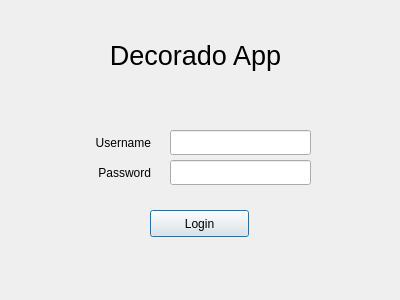
<?xml version="1.0" encoding="UTF-8"?>
<ui version="4.0">
 <class>LoginDialog</class>
 <widget class="QDialog" name="LoginDialog">
  <property name="geometry">
   <rect>
    <x>0</x>
    <y>0</y>
    <width>400</width>
    <height>300</height>
   </rect>
  </property>
  <property name="minimumSize">
   <size>
    <width>400</width>
    <height>300</height>
   </size>
  </property>
  <property name="maximumSize">
   <size>
    <width>400</width>
    <height>300</height>
   </size>
  </property>
  <property name="windowTitle">
   <string>Dialog</string>
  </property>
  <property name="modal">
   <bool>true</bool>
  </property>
  <widget class="QLineEdit" name="le_password">
   <property name="geometry">
    <rect>
     <x>170</x>
     <y>160</y>
     <width>141</width>
     <height>25</height>
    </rect>
   </property>
   <property name="echoMode">
    <enum>QLineEdit::Password</enum>
   </property>
  </widget>
  <widget class="QPushButton" name="btn_login">
   <property name="geometry">
    <rect>
     <x>150</x>
     <y>210</y>
     <width>99</width>
     <height>27</height>
    </rect>
   </property>
   <property name="text">
    <string>Login</string>
   </property>
   <property name="shortcut">
    <string>Return</string>
   </property>
   <property name="default">
    <bool>true</bool>
   </property>
  </widget>
  <widget class="QLabel" name="lb_username">
   <property name="geometry">
    <rect>
     <x>50</x>
     <y>130</y>
     <width>101</width>
     <height>25</height>
    </rect>
   </property>
   <property name="text">
    <string>Username</string>
   </property>
   <property name="alignment">
    <set>Qt::AlignRight|Qt::AlignTrailing|Qt::AlignVCenter</set>
   </property>
   <property name="buddy">
    <cstring>le_username</cstring>
   </property>
  </widget>
  <widget class="QLabel" name="lb_password">
   <property name="geometry">
    <rect>
     <x>50</x>
     <y>160</y>
     <width>101</width>
     <height>25</height>
    </rect>
   </property>
   <property name="text">
    <string>Password</string>
   </property>
   <property name="alignment">
    <set>Qt::AlignRight|Qt::AlignTrailing|Qt::AlignVCenter</set>
   </property>
   <property name="buddy">
    <cstring>le_password</cstring>
   </property>
  </widget>
  <widget class="QLineEdit" name="le_username">
   <property name="geometry">
    <rect>
     <x>170</x>
     <y>130</y>
     <width>141</width>
     <height>25</height>
    </rect>
   </property>
  </widget>
  <widget class="QLabel" name="lb_title">
   <property name="geometry">
    <rect>
     <x>80</x>
     <y>30</y>
     <width>231</width>
     <height>51</height>
    </rect>
   </property>
   <property name="font">
    <font>
     <pointsize>20</pointsize>
    </font>
   </property>
   <property name="text">
    <string>Decorado App</string>
   </property>
   <property name="alignment">
    <set>Qt::AlignCenter</set>
   </property>
  </widget>
 </widget>
 <tabstops>
  <tabstop>le_username</tabstop>
  <tabstop>le_password</tabstop>
  <tabstop>btn_login</tabstop>
 </tabstops>
 <resources/>
 <connections/>
</ui>
